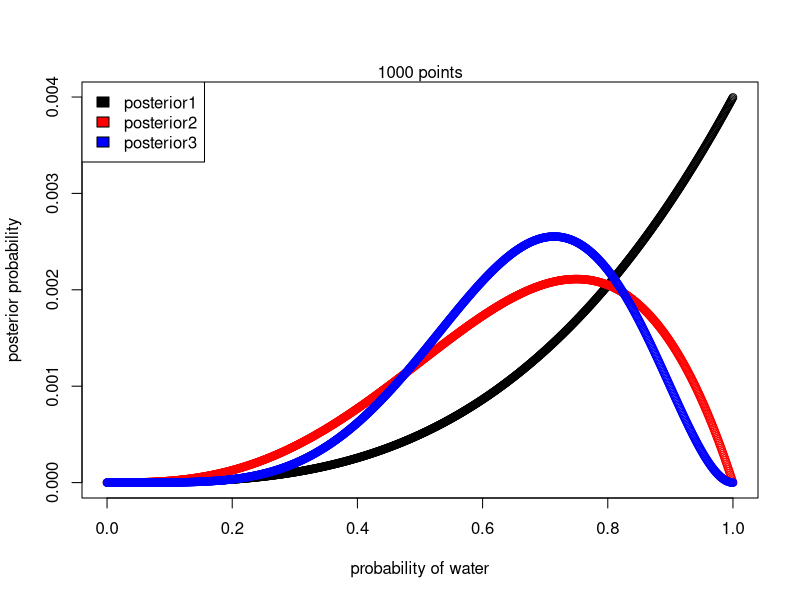
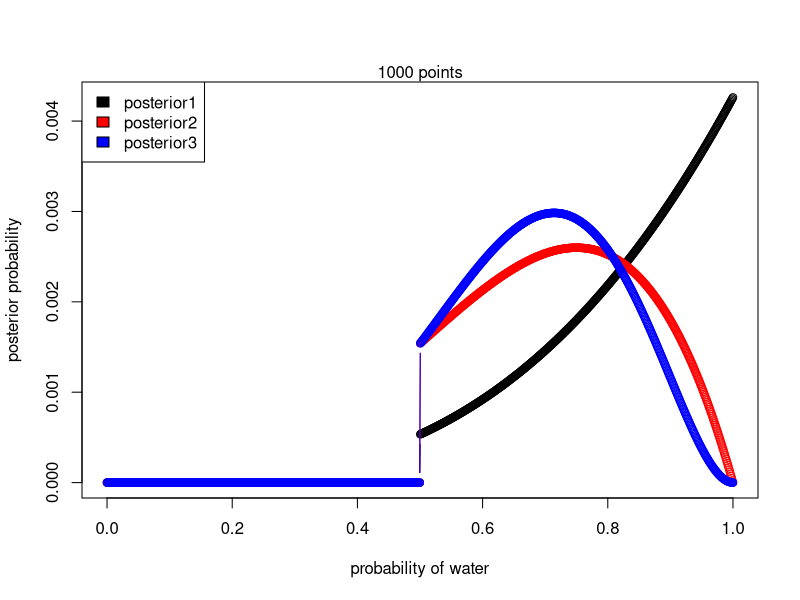

Source code (R) for these figures, in order: (Note: this script raises an error after producing the figures.)
## ---- chunk 1
library(knitr)
library(png)
knitr::opts_chunk$set(echo = TRUE)
## ---- chunk 2
# Define the grid
p_grid <- seq(from=0, to=1, length.out = 1000)

# Assume a uniform prior 
prior1 <- rep(1, 1000)

# Get the likelihood given: 3 waters and 3 tosses
#                           3 waters and 4 tosses
#                           5 waters and 7 tosses
likelihood1 <- dbinom(3, size=3, prob=p_grid)
likelihood2 <- dbinom(3, size=4, prob=p_grid)
likelihood3 <- dbinom(5, size=7, prob=p_grid)

# Compute posterior
posterior1 <- likelihood1 * prior1
posterior2 <- likelihood2 * prior1
posterior3 <- likelihood3 * prior1

# Standardize
posterior1 <- posterior1 / sum(posterior1)
posterior2 <- posterior2 / sum(posterior2)
posterior3 <- posterior3 / sum(posterior3)

# Plotting the posteriors
plot(p_grid, posterior1, type = "b",
     xlab = "probability of water",
     ylab = "posterior probability")
lines(p_grid, posterior2, type = "b", col = "red")
lines(p_grid, posterior3, type = "b", col = "blue")
legend("topleft", 
       c("posterior1", "posterior2", "posterior3"),
       fill = c("black", "red", "blue"))
mtext("1000 points")
## ---- chunk 3
# 2M2

# Define the grid
p_grid <- seq(from=0, to=1, length.out = 1000)

# Assume prior is 0 when p is less than 0.5 and 1 otherwise
prior2 <- ifelse(p_grid < 0.5, 0, 1)

likelihood1 <- dbinom(3, size=3, prob=p_grid)
likelihood2 <- dbinom(3, size=4, prob=p_grid)
likelihood3 <- dbinom(5, size=7, prob=p_grid)

# Compute posterior
posterior1 <- likelihood1 * prior2
posterior2 <- likelihood2 * prior2
posterior3 <- likelihood3 * prior2

# Standardize
posterior1 <- posterior1 / sum(posterior1)
posterior2 <- posterior2 / sum(posterior2)
posterior3 <- posterior3 / sum(posterior3)

# Plotting the posteriors
plot(p_grid, posterior1, type = "b",
     xlab = "probability of water",
     ylab = "posterior probability")
lines(p_grid, posterior2, type = "b", col = "red")
lines(p_grid, posterior3, type = "b", col = "blue")
legend("topleft", 
       c("posterior1", "posterior2", "posterior3"),
       fill = c("black", "red", "blue"))
mtext("1000 points")
## ---- chunk 4
ways <- c(.3, 1)
probability <- ways/sum(ways)
probability[1]


# Alternative way
earth_land = 1-.7
mars_land = 1
probability_earth = earth_land/(earth_land + mars_land)
probability_earth
## ---- chunk 5
ways <- c(1, 0.5, 0)
probability <- ways/sum(ways)
probability[1]

# ways <- c(2, 1, 0)
# p <- ways/sum(ways)
# p[1]
## ---- chunk 6
ways <- c(2*1, 0.5, 0)
probability <- ways/sum(ways)
probability[1]

# ways <- c(2, 1, 0, 2)
# probability <- ways/sum(ways)
# sum(probability[1], probability[4])

## ---- chunk 7
# You could also use: ways <- c(2, 1, 0)
ways <- c(1, 0.5, 0)
prior <- c(1, 2, 3)
likelihood <- ways * prior 
probability <- likelihood/sum(likelihood)
probability
## ---- chunk 8
x <- data.frame(c(rep("Bb", 3), rep("bB", 3), c("bw", "bw")), 
                c(rep(c("bw", "Ww", "wW"), 2), c("Ww", "wW")))
knitr::kable(x, align = 'cc', col.names = c("First Draw", "Second Draw"))
## ---- chunk 9
# possibilities [Bb, bw], [Bb, Ww], [Bb, wW], [bw, Ww], [bw, wW]
#               [bB, bw], [bB, Ww], [bB, wW]

ways <- c(6, 2, 0)
probability <- ways/sum(ways)
probability[1]
## ---- chunk 10
likelihood <- c(0.1, 0.2)
prior <- c(1,1)
posterior <- likelihood * prior
posterior <- posterior/sum(posterior)
posterior[1]
## ---- chunk 11
0.1*posterior[1]+0.2*posterior[2]
## ---- chunk 12
posterior[1]
## ---- chunk 13
likelihood <- c(0.9, 0.8)
prior <- c(1/3, 2/3)
posterior <- likelihood * prior
posterior <- posterior/sum(posterior)
posterior[1]
## ---- chunk 14
knitr::include_graphics("/img/ch2_type_errors.png")
## ---- chunk 15
likelihood <- c(0.8, 0.35)
prior <- c(1, 1)
posterior <- likelihood * prior
posterior <- posterior/sum(posterior)
posterior[1]
## ---- chunk 16
likelihood <- c(0.1, 0.2)
prior <- c(0.696, 0.304)
posterior <- likelihood * prior
posterior <- posterior/sum(posterior)
posterior[1]
